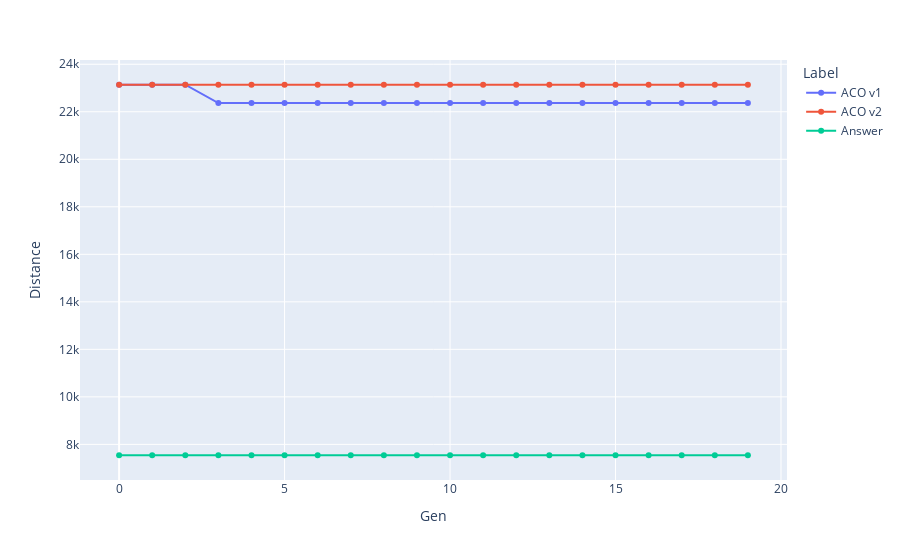

Source (notebook cell):
### Markdown cell above
# kroA100

### Code cell
to_frame_df_kroA100_v1 = df_kroA100_v1.groupby('Gen').Distance.min().to_frame()
to_frame_df_kroA100_v1['Label'] = 'ACO v1'
to_frame_df_kroA100_v2 = df_kroA100_v2.groupby('Gen').Distance.min().to_frame()
to_frame_df_kroA100_v2['Label'] = 'ACO v2'
answer_df_kroA100 = pd.DataFrame({'Gen': range(0, 20), 'Distance': 7542, 'Label': 'Answer'}).set_index('Gen')
concat_df_kroA100 = pd.concat([to_frame_df_kroA100_v1, to_frame_df_kroA100_v2, answer_df_kroA100])
fig = px.line(concat_df_kroA100, x=concat_df_kroA100.index, y='Distance', color='Label', markers=True)
fig.show()

### Figure 1 — Plotly figure (JSON) as saved in the notebook; plotly's stock layout.template omitted (floating-point values rounded to 4 significant figures)
{"data": [{"hovertemplate": "Label=ACO v1<br>Gen=%{x}<br>Distance=%{y}<extra></extra>", "legendgroup": "ACO v1", "line": {"color": "#636efa", "dash": "solid"}, "marker": {"symbol": "circle"}, "mode": "lines+markers", "name": "ACO v1", "orientation": "v", "showlegend": true, "type": "scatter", "x": [0, 1, 2, 3, 4, 5, 6, 7, 8, 9, 10, 11, 12, 13, 14, 15, 16, 17, 18, 19], "xaxis": "x", "y": [23140.0, 23140.0, 23140.0, 22360.0, 22360.0, 22360.0, 22360.0, 22360.0, 22360.0, 22360.0, 22360.0, 22360.0, 22360.0, 22360.0, 22360.0, 22360.0, 22360.0, 22360.0, 22360.0, 22360.0], "yaxis": "y"}, {"hovertemplate": "Label=ACO v2<br>Gen=%{x}<br>Distance=%{y}<extra></extra>", "legendgroup": "ACO v2", "line": {"color": "#EF553B", "dash": "solid"}, "marker": {"symbol": "circle"}, "mode": "lines+markers", "name": "ACO v2", "orientation": "v", "showlegend": true, "type": "scatter", "x": [0, 1, 2, 3, 4, 5, 6, 7, 8, 9, 10, 11, 12, 13, 14, 15, 16, 17, 18, 19], "xaxis": "x", "y": [23140.0, 23140.0, 23140.0, 23140.0, 23140.0, 23140.0, 23140.0, 23140.0, 23140.0, 23140.0, 23140.0, 23140.0, 23140.0, 23140.0, 23140.0, 23140.0, 23140.0, 23140.0, 23140.0, 23140.0], "yaxis": "y"}, {"hovertemplate": "Label=Answer<br>Gen=%{x}<br>Distance=%{y}<extra></extra>", "legendgroup": "Answer", "line": {"color": "#00cc96", "dash": "solid"}, "marker": {"symbol": "circle"}, "mode": "lines+markers", "name": "Answer", "orientation": "v", "showlegend": true, "type": "scatter", "x": [0, 1, 2, 3, 4, 5, 6, 7, 8, 9, 10, 11, 12, 13, 14, 15, 16, 17, 18, 19], "xaxis": "x", "y": [7542, 7542, 7542, 7542, 7542, 7542, 7542, 7542, 7542, 7542, 7542, 7542, 7542, 7542, 7542, 7542, 7542, 7542, 7542, 7542], "yaxis": "y"}], "layout": {"legend": {"title": {"text": "Label"}, "tracegroupgap": 0}, "margin": {"t": 60}, "xaxis": {"anchor": "y", "domain": [0, 1], "title": {"text": "Gen"}}, "yaxis": {"anchor": "x", "domain": [0, 1], "title": {"text": "Distance"}}}}
